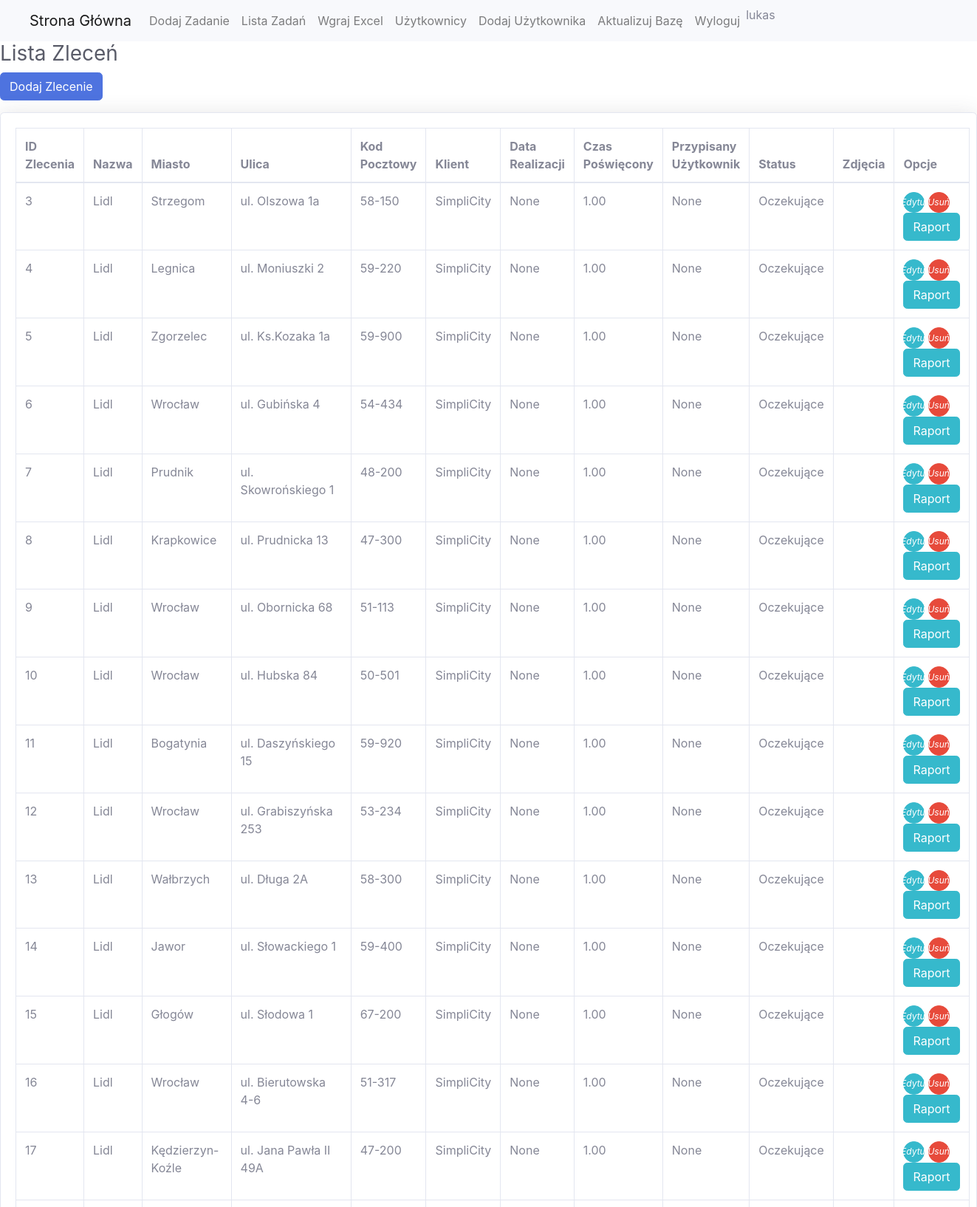
/orders/ (signed in, upper part), run on the app's committed database.
### app/models.py (models this page shows, shortened)
class CustomUser(AbstractUser):
    phone_number = models.CharField(max_length=15, blank=True, null=True)
    job_title = models.CharField(max_length=100, blank=True, null=True)
    company = models.CharField(max_length=100, blank=True, null=True)
    def is_administrator(self):
        return self.job_title and self.job_title.lower() == 'administrator'

class Order(models.Model):
    STATUS_CHOICES = [
        ('Pending', 'Oczekujące'),
        ('Completed', 'Zrealizowane'),
        ('Needs Review', 'Do poprawy'),
    ]
    order_id = models.CharField(max_length=20, unique=True)  # ID zlecenia
    name = models.CharField(max_length=100)  # Nazwa zlecenia
    street = models.CharField(max_length=100)  # Ulica
    city = models.CharField(max_length=50)  # Miasto
    postal_code = models.CharField(max_length=10)  # Kod pocztowy
    client = models.CharField(max_length=100)  # Klient
    execution_date = models.DateField(null=True, blank=True) # Data realizacji zlecenia
    time_spent = models.DecimalField(max_digits=5, decimal_places=2)  # Czas poświęcony na zlecenie
    assigned_user = models.ForeignKey(User, on_delete=models.SET_NULL, null=True)  # Użytkownik przypisany do zlecenia
    status = models.CharField(max_length=20, choices=STATUS_CHOICES, default='Pending')  # Status zlecenia

### app/views.py (the view)
# urls.py: path('orders/', order_list, name='order_list'),
@login_required
def order_list(request):
    orders = Order.objects.all()
    for order in orders:
        for photo in order.photos.all():
            if not photo.photo:
                photo.delete()
    return render(request, 'order_list.html', {'orders': orders})

### app/templates/order_list.html (shortened to what this page needs)
{% include 'header.html' %}
<!DOCTYPE html>
<html lang="en">
<head>
    {% load static %}
    <link href="{% static 'css/sb-admin-2.min.css' %}" rel="stylesheet">
    <link rel="stylesheet" href="{% static 'DataTables/datatables.min.css' %}">
    <link rel="stylesheet" href="https://maxcdn.bootstrapcdn.com/bootstrap/4.5.2/css/bootstrap.min.css">
     <link href="{% static 'css/sb-admin-2.min.css' %}" rel="stylesheet">
</head>
<body>
    <div class=".container-lg">
        <h1 class="h3 mb-2 text-gray-800">Lista Zleceń</h1>
        <a href="{% url 'create_order' %}" class="btn btn-primary mb-3">Dodaj Zlecenie</a>
        <div class="card shadow mb-5">
            <div class="card-body">
                <table id="orderTable" class="table table-bordered" width="100%" cellspacing="0">
                    <thead>
                        <tr>
                            <th>ID Zlecenia</th>
                            <th>Nazwa</th>
                            <th>Miasto</th>
                            <th>Ulica</th>
                            <th>Kod Pocztowy</th>
                            <th>Klient</th>
                            <th>Data Realizacji</th>
                            <th>Czas Poświęcony</th>
                            <th>Przypisany Użytkownik</th>
                            <th>Status</th>
                            <th>Zdjęcia</th>
                            <th>Opcje</th>
                        </tr>
                    </thead>
                    <tbody>
                        {% for order in orders %}
                        <tr>
                            <td>{{ order.order_id }}</td>
                            <td>{{ order.name }}</td>
                            <td>{{ order.city }}</td>
                            <td>{{ order.street }}</td>
                            <td>{{ order.postal_code }}</td>
                            <td>{{ order.client }}</td>
                            <td>{{ order.execution_date }}</td>
                            <td>{{ order.time_spent }}</td>
                            <td>{{ order.assigned_user }}</td>
                            <td>{{ order.get_status_display }}</td>
                            <td>
                            </td>
                            <td>
                                <a href="{% url 'edit_order' order.id %}" class="btn btn-info btn-circle btn-sm">
                                    <i class="fas fa-edit">Edytuj</i>
                                </a>
                                <a href="{% url 'delete_order' order.id %}" class="btn btn-danger btn-circle btn-sm" onclick="return confirm('Czy na pewno chcesz usunąć to zlecenie?');">
                                    <i class="fas fa-trash">Usuń</i>
                                </a>
                                 <a href="{% url 'generate_pdf' order.order_id %}" class="btn btn-info">Raport</a>
                            </td>
                        </tr>
                        {% endfor %}
                    </tbody>
                </table>
            </div>
        </div>
    </div>
</body>
</html>

### app/templates/header.html (shortened to what this page needs)
{% load static %}
<!DOCTYPE html>
<html lang="en">
<head>
    <link rel="stylesheet" href="https://stackpath.bootstrapcdn.com/bootstrap/4.5.2/css/bootstrap.min.css">
    <link href="{% static 'css/sb-admin-2.min.css' %}" rel="stylesheet">
</head>
<body>
    <nav class="navbar navbar-expand-lg navbar-light bg-light">
        <div class="container-fluid">
            <a class="navbar-brand" href="{% url 'home' %}">Strona Główna</a>
            <div class="collapse navbar-collapse" id="navbarNav">
                <ul class="navbar-nav">
                 {% if user.is_administrator %}
                    <li class="nav-item">
                        <a class="nav-link" href="{% url 'create_task' %}">Dodaj Zadanie</a>
                    </li>
                        {% endif %}
                    <li class="nav-item">
                        <a class="nav-link" href="{% url 'task_list' %}">Lista Zadań</a>
                    </li>
                     {% if user.is_administrator %}
                    <li class="nav-item">
                        <a class="nav-link" href="{% url 'upload_excel' %}">Wgraj Excel</a>
                    </li>
                    <li class="nav-item">
                        <a class="nav-link" href="{% url 'user_list' %}">Użytkownicy</a>
                    </li>
                    <li class="nav-item">
                        <a class="nav-link" href="{% url 'add_user' %}">Dodaj Użytkownika</a>
                    </li>
                        {% endif %}
                    <li class="nav-item">
                        <a class="nav-link" href="{% url 'update_database' %}">Aktualizuj Bazę</a>
                    </li>
                     <li class="nav-item">
                         <a class="nav-link" href="{% url 'logout' %}">Wyloguj</a>
                     </li>
                     <li class="nav-item">
                         {{ request.user.username }}
                     </li>
                </ul>
            </div>
        </div>
    </nav>
</body>
</html>

### data on the page
CustomUser: user.username "lukas"
Order: order_id "3", name "Lidl", city "Strzegom", street "ul. Olszowa 1a", postal_code "58-150", client "SimpliCity", execution_date "None", time_spent "1.00", assigned_user "None", status "Oczekujące"
Order: order_id "4", name "Lidl", city "Legnica", street "ul. Moniuszki 2", postal_code "59-220", client "SimpliCity", execution_date "None", time_spent "1.00", assigned_user "None", status "Oczekujące"
Order: order_id "5", name "Lidl", city "Zgorzelec", street "ul. Ks.Kozaka 1a", postal_code "59-900", client "SimpliCity", execution_date "None", time_spent "1.00", assigned_user "None", status "Oczekujące"
Order: order_id "6", name "Lidl", city "Wrocław", street "ul. Gubińska 4", postal_code "54-434", client "SimpliCity", execution_date "None", time_spent "1.00", assigned_user "None", status "Oczekujące"
Order: order_id "7", name "Lidl", city "Prudnik", street "ul. Skowrońskiego 1", postal_code "48-200", client "SimpliCity", execution_date "None", time_spent "1.00", assigned_user "None", status "Oczekujące"
Order: order_id "8", name "Lidl", city "Krapkowice", street "ul. Prudnicka 13", postal_code "47-300", client "SimpliCity", execution_date "None", time_spent "1.00", assigned_user "None", status "Oczekujące"
Order: order_id "9", name "Lidl", city "Wrocław", street "ul. Obornicka 68", postal_code "51-113", client "SimpliCity", execution_date "None", time_spent "1.00", assigned_user "None", status "Oczekujące"
Order: order_id "10", name "Lidl", city "Wrocław", street "ul. Hubska 84", postal_code "50-501", client "SimpliCity", execution_date "None", time_spent "1.00", assigned_user "None", status "Oczekujące"
Order: order_id "11", name "Lidl", city "Bogatynia", street "ul. Daszyńskiego 15", postal_code "59-920", client "SimpliCity", execution_date "None", time_spent "1.00", assigned_user "None", status "Oczekujące"
Order: order_id "12", name "Lidl", city "Wrocław", street "ul. Grabiszyńska 253", postal_code "53-234", client "SimpliCity", execution_date "None", time_spent "1.00", assigned_user "None", status "Oczekujące"
Order: order_id "13", name "Lidl", city "Wałbrzych", street "ul. Długa 2A", postal_code "58-300", client "SimpliCity", execution_date "None", time_spent "1.00", assigned_user "None", status "Oczekujące"
Order: order_id "14", name "Lidl", city "Jawor", street "ul. Słowackiego 1", postal_code "59-400", client "SimpliCity", execution_date "None", time_spent "1.00", assigned_user "None", status "Oczekujące"
Order: order_id "15", name "Lidl", city "Głogów", street "ul. Słodowa 1", postal_code "67-200", client "SimpliCity", execution_date "None", time_spent "1.00", assigned_user "None", status "Oczekujące"
Order: order_id "16", name "Lidl", city "Wrocław", street "ul. Bierutowska 4-6", postal_code "51-317", client "SimpliCity", execution_date "None", time_spent "1.00", assigned_user "None", status "Oczekujące"
Order: order_id "17", name "Lidl", city "Kędzierzyn-Koźle", street "ul. Jana Pawła II 49A", postal_code "47-200", client "SimpliCity", execution_date "None", time_spent "1.00", assigned_user "None", status "Oczekujące"
